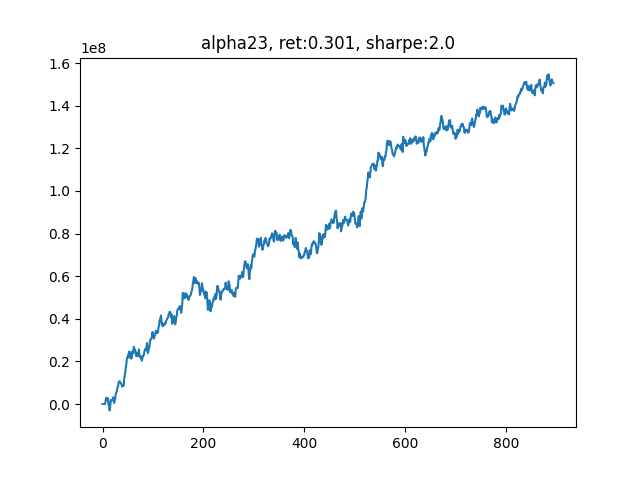

Source code (Python):
'''
v_1.4
alpha101单因子测试
'''

from __future__ import print_function
import logging


import os
import time
import numpy as np
import pandas as pd
import matplotlib.pyplot as plt

import scipy.optimize as sco
from sklearn import preprocessing
from sklearn.linear_model import LinearRegression

import multiprocessing as mp
from concurrent.futures import ProcessPoolExecutor, as_completed



import warnings
warnings.filterwarnings("ignore")



############################ Define our factors ####################################### 
def RSIIndividual(data):
    t = 6                           # 需要6天的历史数据
    close = np.array(data)[:, 5]    # 股票N天的close数据
    delta = np.diff(close)     

    delta = pd.Series(delta)
    up, down = delta.copy(), delta.copy()
    up[up < 0] = 0
    down[down > 0] = 0
    roll_up1 = up.ewm(span=5).mean()                      # 上涨天数的指数移动平均
    roll_down1 = down.abs().ewm(span=5).mean()            # 下跌天数的指数移动平均
    RS1 = roll_up1 / roll_down1
    RSI1 = 100.0 - (100.0 / (1.0 + RS1))

    return -RSI1.iloc[-1]


def SixDayRS(data):
    '''
    六日收益率反转
    '''
    t = 6                           # 需要6天的历史数据
    close = np.array(data)[:, 5]    # 股票N天的close数据    
    return -(close[-1]/close[-t] - 1) 

def MOM(data):
    t = 6                           # 需要6天的历史数据
    close = np.array(data)[:, 5]    # 股票N天的close数据
    delta = np.diff(close)     

    delta = pd.Series(delta)
    up, down = delta.copy(), delta.copy()
    up[up < 0] = 0
    down[down > 0] = 0
    roll_up1 = up.ewm(span=5).mean()                      # 上涨天数的指数移动平均
    roll_down1 = down.abs().ewm(span=5).mean()            # 下跌天数的指数移动平均
    RS1 = roll_up1 / roll_down1
    RSI1 = 100.0 - (100.0 / (1.0 + RS1))

    six_day_rs = -(close[-1]/close[-t] - 1) 

    return (-RSI1.iloc[-1] + six_day_rs)/2

def Size(data):
    '''
    市值（收盘价近似代替）
    '''
    t = 6                                   # 需要6天的历史数据
    close = np.array(data)[:, 5]            # 股票N天的close数据
    size = np.log(close)         # 按行求均值
    size = pd.Series(size)
    size = size.rolling(window=5).mean()

    return -size.iloc[-1]


def VolumePct(data):
    '''
    成交量变化率
    '''
    t = 6                                      # 需要6天的历史数据
    volume = np.array(data)[:, 6]              # 股票N天的volume数据
    
    volume = pd.Series(volume)
    # v_pct = np.abs(volume.pct_change(1))
    v_pct = volume.pct_change(3)
    v_pct = v_pct.rolling(window=5).mean()
    return -v_pct.iloc[-1]

###############################   Alpha 101   ##############################
def Alpha6(data):
    _open = pd.Series(np.array(data)[:, 2])                # 开盘价
    volume = pd.Series(np.array(data)[:, 6])              # 股票N天的volume数据
    alpha6 = _open.rolling(window=10).corr(volume)
    return -1*alpha6.iloc[-1]

def Alpha7(data):
    close = pd.Series(np.array(data)[:, 5])
    amount = pd.Series(np.array(data)[:, 7])              # 股票N天的amount数据
    mean_amount = amount.rolling(window=5).mean().iloc[-1]
    if mean_amount<amount.iloc[-1]:
        delta = close.diff(3).abs().iloc[-10:]
        delta_rank = delta.rank()
        return -1*delta_rank.iloc[-1]*np.sign(delta.iloc[-1])
    else:
        return -1

def Alpha12(data):
    close = pd.Series(np.array(data)[:, 5])
    amount = pd.Series(np.array(data)[:, 7])              # 股票N天的amount数据
    _sign = np.sign(amount.diff(1).iloc[-1])
    delta = close.diff(1)
    return -1*_sign*delta.iloc[-1]

def Alpha23(data):
    high = pd.Series(np.array(data)[:, 3])
    _mean = high.rolling(10).mean()
    _delta = high.diff(2)
    if _mean.iloc[-1]<high.iloc[-1]:
        return -1*_delta.iloc[-1]
    else:
        return 0


###############################   并行计算因子   ##############################
def each_task(_key, _array):
    factors = []
    # factors.append(RSIIndividual(_array))
    # factors.append(SixDayRS(_array))
    # factors.append(Size(_array))
    # factors.append(VolumePct(_array))
    factors.append(Alpha23(_array))
    return (_key, factors)

def mp_task(batch, data):
    res = []
    for _key in batch:
        res.append(each_task(_key, data[_key]))
    return res

def _batch(stock_list):
    num_of_stock = len(stock_list)
    batch_size = num_of_stock // os.cpu_count()
    for i in range(0, num_of_stock, batch_size):
        yield stock_list[i: i+batch_size]

###############################   回归法估计因子权重   ##############################
def factor_regression(factors_record, pct_record, i):
    X = factors_record[-(i+2)]
    X[np.isnan(X)] = 0
    Y = pct_record[-i]
    Y[np.isnan(Y)] = 0
    reg = LinearRegression()
    # print("X", X)
    # print("Y", Y)
    reg.fit(X,Y)   
    factor_weight = list(reg.coef_)
    factor_weight.append(reg.intercept_)
    
    return factor_weight

###############################   有效前沿计算个股权重   ##############################
def portfolio_annualised_performance(weights, mean_returns, cov_matrix):
    returns = np.sum(mean_returns*weights ) *252
    std = np.sqrt(np.dot(weights.T, np.dot(cov_matrix, weights))) * np.sqrt(252)
    return std, returns

def neg_sharpe_ratio(weights, mean_returns, cov_matrix, risk_free_rate):
    p_var, p_ret = portfolio_annualised_performance(weights, mean_returns, cov_matrix)
    return -(p_ret - risk_free_rate) / p_var

def max_sharpe_ratio(mean_returns, cov_matrix, risk_free_rate):
    num_assets = len(mean_returns)
    args = (mean_returns, cov_matrix, risk_free_rate)
    constraints = ({'type': 'eq', 'fun': lambda x: np.sum(x) - 1})
    bound = (0.0,1.0)
    bounds = tuple(bound for asset in range(num_assets))
    result = sco.minimize(neg_sharpe_ratio, num_assets*[1./num_assets,], args=args,
                        method='SLSQP', bounds=bounds, constraints=constraints)
    return result

###############################   计算仓位收益率   ##############################
def calculate_pct(all_data, position, my_sequence):

    # t+2 和 t+1 的价差
    delta = all_data[all_data['Date'] == my_sequence+2]['Close'].values - \
            all_data[all_data['Date'] == my_sequence+1]['Close'].values

    profit = position @ delta
    return profit



# 因子或是回归最多利用过去10天的数据
MAX_NUM_RECORD = 10
num_of_holding = 100
leverage = 1
my_sequence = 0        # 当前日期
cur_capital = 5e8          # 初始资金
fee = 1.5e-4           # 手续费率

data = {}               # 储存一段时间的行情
yesterday_close = []    # 记录昨日收盘价，用于计算当日收益率
pct_record = []         # 记录每日收益率
factors_record = []     # 记录每日因子值
factors_weight = []     # 因子加权权重
capital_record = []     # 记录资金变动

file_name = r"./CONTEST_DATA_TEST_100_1.csv"
all_data = pd.read_csv(file_name, 
                    usecols=[0,1,2,3,4,5,6,7], 
                    names=['Date','Instrument','Open','High','Low','Close','Volume','Amount'])


daily_data = all_data[all_data['Date']==my_sequence].values
num_of_stock = daily_data.shape[0]
stock_list = np.arange(num_of_stock)

print(daily_data.shape)

# 每一支股票单独存在字典里
for i in range(num_of_stock):
    data[i] = []
    data[i].append(daily_data[i])

stock_batch = list(_batch(stock_list))
# print(stock_batch)

total_days = 900
mp.set_start_method('fork')

while(my_sequence<total_days-5):
    my_sequence += 1
    all_factors = [[]] * num_of_stock     # 每个股票的所有因子是一行
    
    start =  time.time()
    capital_record.append(cur_capital-5e8)
    print('current day: {}, current capital: {}......\n'.format(my_sequence, cur_capital))

    daily_data = all_data[all_data['Date']==my_sequence].values
    daily_data = daily_data[:, 0:8]
    today_close = daily_data[:, 5]                    # 当日收盘价
    if len(yesterday_close)>0:                        # 从第二天开始算起
        pct = (today_close - yesterday_close)/yesterday_close
        pct_record.append(pct)

    num_of_stock = daily_data.shape[0]
    stock_list = np.arange(num_of_stock)

    print(daily_data.shape)

    # 每一支股票单独存在字典里
    for i in range(num_of_stock):
        data[i].append(daily_data[i])

    use_time = time.time() - start
    print("Time of 🍦: ", round(use_time,2))

    if len(data[0]) >= 7:

        with ProcessPoolExecutor() as executor:
            futures = [executor.submit(mp_task, batch, data) for batch in stock_batch]
            for future in as_completed(futures):
                factors_batch = future.result()
                for i in range(len(factors_batch)):
                    _key, factors = factors_batch[i]
                    # print(_key, factors)
                    all_factors[_key] = factors

        # print(all_factors)
        print(len(all_factors))                                               # N * K

        use_time = time.time() - start
        print("Time of 🍎: ", round(use_time,2))

        all_factors = np.array(all_factors)
        all_factors[np.isnan(all_factors)] = 0                                # 处理空值
        all_factors[np.isinf(all_factors)] = 0                                # 处理无限值
        all_factors = preprocessing.scale(all_factors)              # 按列z-score标准化
        # all_factors = np.hstack(([[1]]*num_of_stock, all_factors))            # 每一行最左侧插入[1]
        factors_record.append(all_factors)                                    # T * N * (K)，储存一段时间的因子值，用于计算因子收益率
        num_of_factor = all_factors.shape[1]
        
        if len(factors_weight) == 0:
            final_factors = np.array(all_factors).mean(axis=1)
        else:
            final_factors = np.hstack((all_factors, [[1]]*num_of_stock)) @ np.array(factors_weight)
        
        use_time = time.time() - start
        print("Time of 🍌: ", round(use_time,2))

        _rank = np.argsort(np.argsort(final_factors))    # 0-499，多因子等权组合之后的排序值
        _pos = np.array([0]*num_of_stock)
        
        _buy_line = num_of_stock-num_of_holding/2
        _sell_line = num_of_holding/2
        _pos[_rank>=_buy_line] = 1
        _pos[_rank<_sell_line] = -1
        
        position = _pos * cur_capital * leverage / num_of_holding / today_close
        position[np.isnan(position)] = 0
        position = position.astype(int)
        print("len of position: ", len(position))
        # print(position)
        daily_profit = calculate_pct(all_data, position, my_sequence)
        cur_capital += daily_profit
        cur_capital *= (1-fee)          # 扣除手续费

        use_time = time.time() - start
        print("Time of 🍊: ", round(use_time,2))

        if len(factors_record) >= 10:
            # 其实只做了8次回归，取平均值
            factors_weight = []
            
            # with ProcessPoolExecutor() as executor:
            #     futures = [executor.submit(factor_regression, factors_record, pct_record, i+1) for i in range(len(factors_record)-2)]
            #     for future in as_completed(futures):
            #         factors_weight.append(future.result())
            
            # factors_weight = np.array(factors_weight).mean(axis=0)
            # factors_weight /= np.sum(factors_weight)

            # print("factors_weight: ", factors_weight)
            # if len(factors_record) >= 20: factors_record.pop(0)

        use_time = time.time() - start
        print("Time of 🍐: ", round(use_time,2))

        # 删除最老的一天的数据
        if len(data[0]) >= 20:
            for i in range(num_of_stock):
                data[i].pop(0)
        
        use_time = time.time() - start
        print("Time of 🍉: ", round(use_time,2))

    # use_time = time.time() - start
    # print("Time of posting position: %s", use_time)
    # time.sleep(0.1)
    
    yesterday_close = today_close

total_return = round(capital_record[-1]/5e8, 4)
daily_pct = pd.Series(capital_record)+5e8
daily_pct = daily_pct.pct_change()
sharpe = daily_pct.mean() / daily_pct.std() * np.sqrt(252)
sharpe = np.round(sharpe)

_name = 'alpha23'
plt.figure()
plt.plot(capital_record)
_title = "{}, ret:{}, sharpe:{}".format(_name, total_return, sharpe)
plt.title(_title)
plt.savefig('backtest_{}.png'.format(_name))

factors_record = np.array(factors_record)[:,:,0]
pd.DataFrame(factors_record).to_csv('factors_{}.csv'.format(_name))
